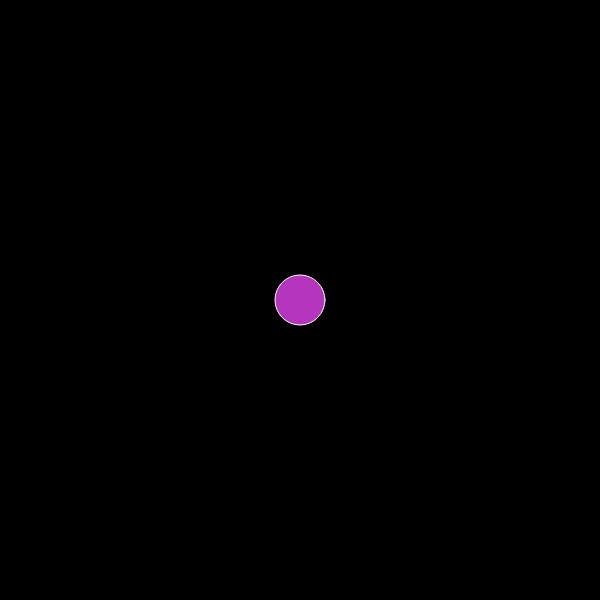
Frame 1 (no input)
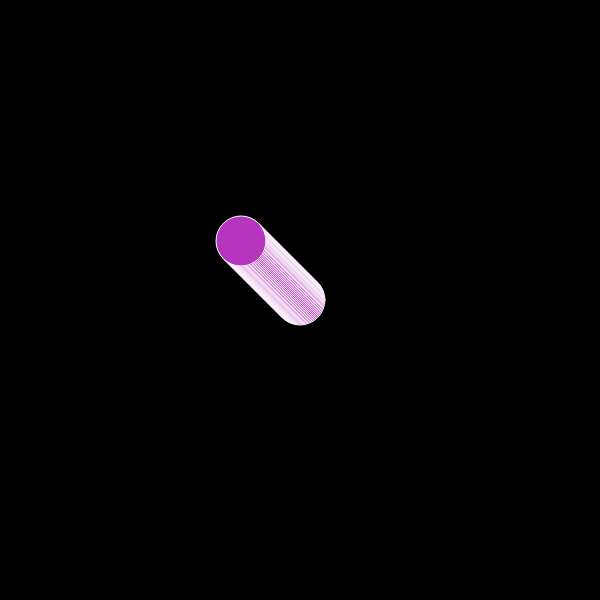
Frame 60 (no input)
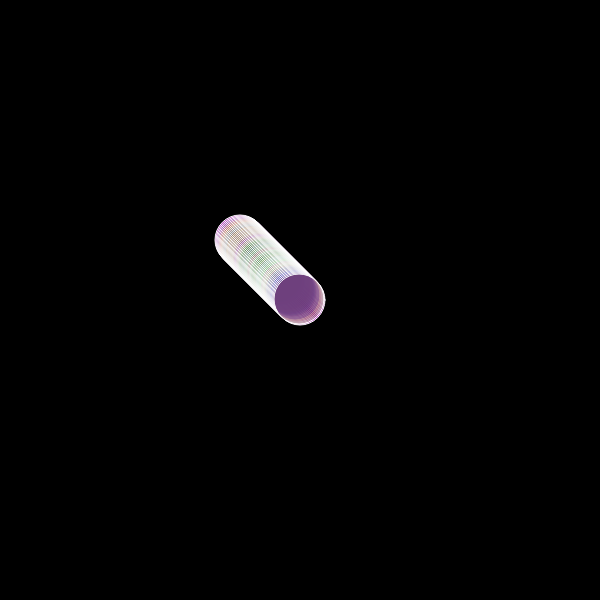
Frame 120 (the mouse pressed at the canvas centre since frame 60)

The p5.js sketch that drew these frames (run headless with seeded random() and noise() and a simulated clock; from frame 60 on, the mouse is pressed at the canvas centre):

// p5.js sketch
// ── sketch.js
let cor; 
let x;
let y;

function setup() {
  createCanvas(600, 600);
  background("black");
  cor = color(random(0, 255), random(0, 255), random(0, 255));
  x = 300;
  y = 300;
}

function draw() {
  stroke("white")
  fill(cor)
  circle(x, y, 50);
  
  if(x < mouseX){
    x++;
  }
  if(x > mouseX){
    x--;
  }
    if(y < mouseY){
    y++;
  }
  if(y > mouseY){
    y--;
  }
  
  if(mouseIsPressed){
    cor = color(random(0, 255), random(0, 255), random(0, 255), random(0, 100));
  }
}
// ── style.css
html, body {
  margin: 0;
  padding: 0;
}
canvas {
  display: block;
}
main{
  display: flex;
  align-items: center;
  justify-content: center;
}
